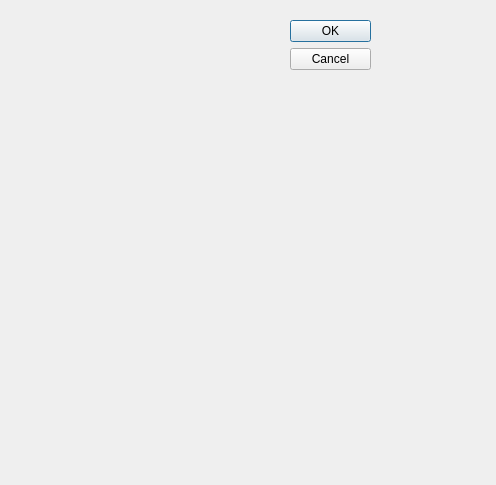
<?xml version="1.0" encoding="UTF-8"?>
<ui version="4.0">
 <class>Dialog</class>
 <widget class="QDialog" name="Dialog">
  <property name="geometry">
   <rect>
    <x>0</x>
    <y>0</y>
    <width>496</width>
    <height>485</height>
   </rect>
  </property>
  <property name="windowTitle">
   <string>Dialog</string>
  </property>
  <widget class="QDialogButtonBox" name="buttonBox">
   <property name="geometry">
    <rect>
     <x>290</x>
     <y>20</y>
     <width>81</width>
     <height>241</height>
    </rect>
   </property>
   <property name="orientation">
    <enum>Qt::Vertical</enum>
   </property>
   <property name="standardButtons">
    <set>QDialogButtonBox::Cancel|QDialogButtonBox::Ok</set>
   </property>
  </widget>
 </widget>
 <resources/>
 <connections>
  <connection>
   <sender>buttonBox</sender>
   <signal>accepted()</signal>
   <receiver>Dialog</receiver>
   <slot>accept()</slot>
   <hints>
    <hint type="sourcelabel">
     <x>248</x>
     <y>254</y>
    </hint>
    <hint type="destinationlabel">
     <x>157</x>
     <y>274</y>
    </hint>
   </hints>
  </connection>
  <connection>
   <sender>buttonBox</sender>
   <signal>rejected()</signal>
   <receiver>Dialog</receiver>
   <slot>reject()</slot>
   <hints>
    <hint type="sourcelabel">
     <x>316</x>
     <y>260</y>
    </hint>
    <hint type="destinationlabel">
     <x>286</x>
     <y>274</y>
    </hint>
   </hints>
  </connection>
 </connections>
</ui>
